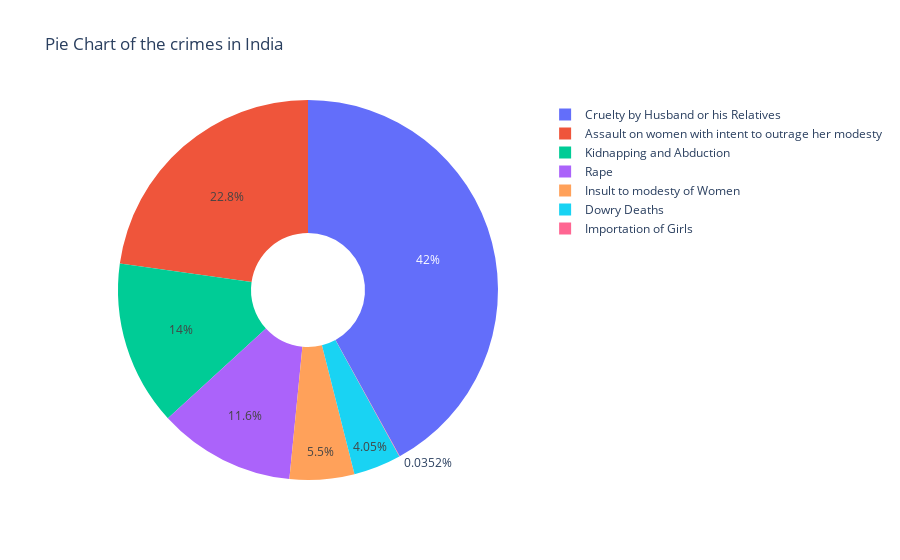

This figure's notebook cell:
### Code cell
df_top_crimes=pd.DataFrame(columns=['crimes',"total"])
for i in crimes1:
    df_top_crimes=df_top_crimes.append({'crimes':i ,'total':df[i].sum(axis=0)},ignore_index=True)


fig = go.Figure(data=[go.Pie(labels=df_top_crimes['crimes'], values= df_top_crimes['total'], hole=.3)])
fig.update_layout(title_text = "Pie Chart of the crimes in India")
fig.show()

### Figure 1 — Plotly figure (JSON) as saved in the notebook; plotly's stock layout.template omitted (floating-point values rounded to 4 significant figures)
{"data": [{"hole": 0.3, "labels": ["Rape", "Kidnapping and Abduction", "Dowry Deaths", "Assault on women with intent to outrage her modesty", "Insult to modesty of Women", "Cruelty by Husband or his Relatives", "Importation of Girls"], "type": "pie", "values": [619158, 746198, 215480, 1212258, 292756, 2233888, 1872]}], "layout": {"title": {"text": "Pie Chart of the crimes in India"}}}
